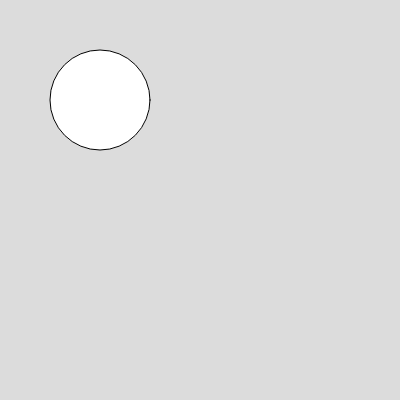
Frame 1 (no input)
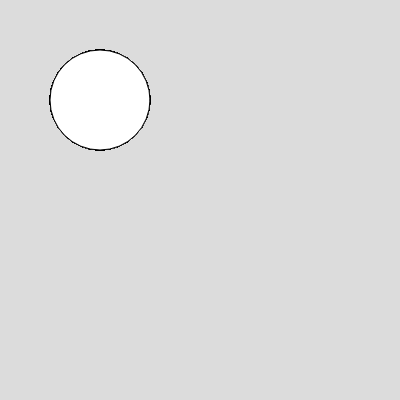
Frame 60 (no input)
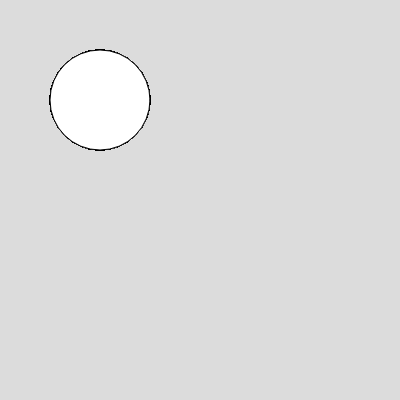
Frame 120 (the mouse pressed at the canvas centre since frame 60)

The p5.js sketch that drew these frames (run headless with seeded random() and noise() and a simulated clock; from frame 60 on, the mouse is pressed at the canvas centre):

// p5.js sketch
// ── sketch.js
function setup() {
  createCanvas(400, 400);
  background(220);

}

function draw() {
  circle(100,100,100);

}
// ── style.css
html, body {
  margin: 0;
  padding: 0;
}
canvas {
  display: block;
}

iframe {
  width: 100%;
  min-height: 100vh;
  border: none;
}   
